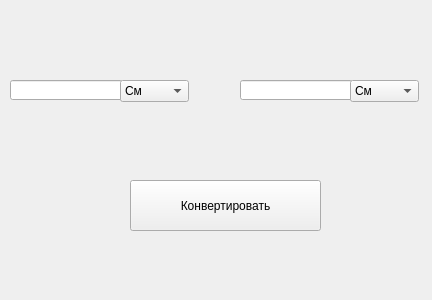
<?xml version="1.0" encoding="UTF-8"?>
<ui version="4.0">
 <class>Form</class>
 <widget class="QWidget" name="Form">
  <property name="geometry">
   <rect>
    <x>0</x>
    <y>0</y>
    <width>432</width>
    <height>300</height>
   </rect>
  </property>
  <property name="windowTitle">
   <string>Form</string>
  </property>
  <widget class="QPushButton" name="pushButton">
   <property name="geometry">
    <rect>
     <x>130</x>
     <y>180</y>
     <width>191</width>
     <height>51</height>
    </rect>
   </property>
   <property name="text">
    <string>Конвертировать</string>
   </property>
  </widget>
  <widget class="QLineEdit" name="lineEdit">
   <property name="geometry">
    <rect>
     <x>10</x>
     <y>80</y>
     <width>113</width>
     <height>20</height>
    </rect>
   </property>
  </widget>
  <widget class="QLineEdit" name="lineEdit_2">
   <property name="geometry">
    <rect>
     <x>240</x>
     <y>80</y>
     <width>113</width>
     <height>20</height>
    </rect>
   </property>
  </widget>
  <widget class="QComboBox" name="comboBox">
   <property name="geometry">
    <rect>
     <x>120</x>
     <y>80</y>
     <width>69</width>
     <height>22</height>
    </rect>
   </property>
   <item>
    <property name="text">
     <string>См</string>
    </property>
   </item>
   <item>
    <property name="text">
     <string>М</string>
    </property>
   </item>
   <item>
    <property name="text">
     <string>Км</string>
    </property>
   </item>
  </widget>
  <widget class="QComboBox" name="comboBox_2">
   <property name="geometry">
    <rect>
     <x>350</x>
     <y>80</y>
     <width>69</width>
     <height>22</height>
    </rect>
   </property>
   <item>
    <property name="text">
     <string>См</string>
    </property>
   </item>
   <item>
    <property name="text">
     <string>М</string>
    </property>
   </item>
   <item>
    <property name="text">
     <string>Км</string>
    </property>
   </item>
  </widget>
 </widget>
 <resources/>
 <connections/>
</ui>
